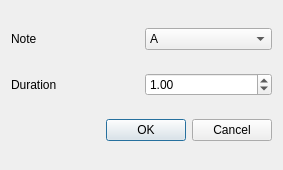
<?xml version="1.0" encoding="UTF-8"?>
<ui version="4.0">
 <class>Dialog</class>
 <widget class="QDialog" name="Dialog">
  <property name="geometry">
   <rect>
    <x>0</x>
    <y>0</y>
    <width>283</width>
    <height>170</height>
   </rect>
  </property>
  <property name="windowTitle">
   <string>Dialog</string>
  </property>
  <layout class="QGridLayout" name="gridLayout">
   <item row="0" column="0">
    <widget class="QLabel" name="label_7">
     <property name="text">
      <string>Note</string>
     </property>
    </widget>
   </item>
   <item row="0" column="1">
    <widget class="QComboBox" name="noteComboBox">
     <property name="enabled">
      <bool>true</bool>
     </property>
     <item>
      <property name="text">
       <string>A</string>
      </property>
     </item>
     <item>
      <property name="text">
       <string>A#</string>
      </property>
     </item>
     <item>
      <property name="text">
       <string>B</string>
      </property>
     </item>
     <item>
      <property name="text">
       <string>C</string>
      </property>
     </item>
     <item>
      <property name="text">
       <string>C#</string>
      </property>
     </item>
     <item>
      <property name="text">
       <string>D</string>
      </property>
     </item>
     <item>
      <property name="text">
       <string>D#</string>
      </property>
     </item>
     <item>
      <property name="text">
       <string>E</string>
      </property>
     </item>
     <item>
      <property name="text">
       <string>F</string>
      </property>
     </item>
     <item>
      <property name="text">
       <string>F#</string>
      </property>
     </item>
     <item>
      <property name="text">
       <string>G</string>
      </property>
     </item>
     <item>
      <property name="text">
       <string>G#</string>
      </property>
     </item>
    </widget>
   </item>
   <item row="1" column="0">
    <widget class="QLabel" name="label_5">
     <property name="text">
      <string>Duration</string>
     </property>
    </widget>
   </item>
   <item row="1" column="1">
    <widget class="QDoubleSpinBox" name="durationSpinBox">
     <property name="minimum">
      <double>0.100000000000000</double>
     </property>
     <property name="value">
      <double>1.000000000000000</double>
     </property>
    </widget>
   </item>
   <item row="2" column="0" colspan="2">
    <widget class="QDialogButtonBox" name="buttonBox">
     <property name="orientation">
      <enum>Qt::Horizontal</enum>
     </property>
     <property name="standardButtons">
      <set>QDialogButtonBox::Cancel|QDialogButtonBox::Ok</set>
     </property>
    </widget>
   </item>
  </layout>
 </widget>
 <resources/>
 <connections>
  <connection>
   <sender>buttonBox</sender>
   <signal>accepted()</signal>
   <receiver>Dialog</receiver>
   <slot>accept()</slot>
   <hints>
    <hint type="sourcelabel">
     <x>248</x>
     <y>254</y>
    </hint>
    <hint type="destinationlabel">
     <x>157</x>
     <y>274</y>
    </hint>
   </hints>
  </connection>
  <connection>
   <sender>buttonBox</sender>
   <signal>rejected()</signal>
   <receiver>Dialog</receiver>
   <slot>reject()</slot>
   <hints>
    <hint type="sourcelabel">
     <x>316</x>
     <y>260</y>
    </hint>
    <hint type="destinationlabel">
     <x>286</x>
     <y>274</y>
    </hint>
   </hints>
  </connection>
 </connections>
</ui>
